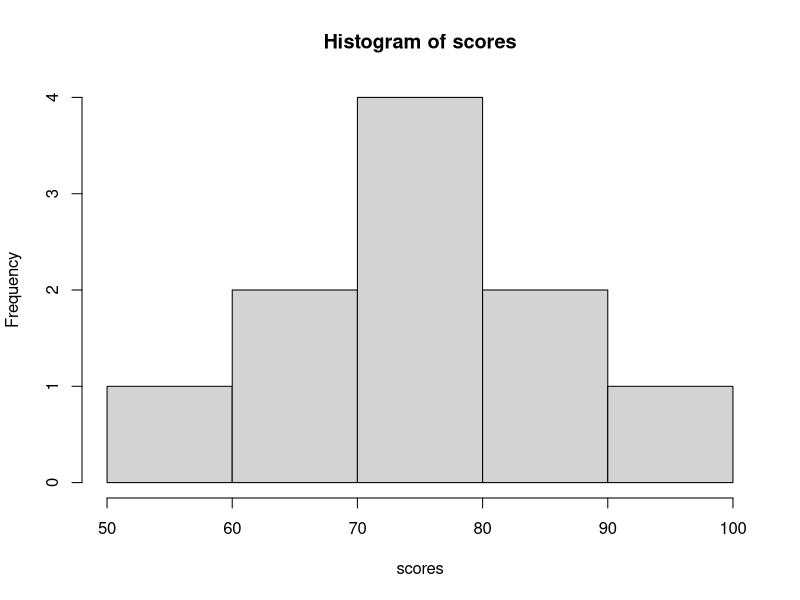

Generate this figure with R: (Note: this script raises an error after producing the figure.)
## ---- chunk 1
list.files()
## ---- chunk 2
1 + 1
## ---- chunk 3
10 - 4
5 * 3
20 / 4
2^3
## ---- chunk 4
x <- 10
## ---- chunk 5
x
## ---- chunk 6
x <- 10
y <- 5

x + y
## ---- chunk 7
ages <- c(21, 25, 19, 32, 28)
## ---- chunk 8
ages
## ---- chunk 9
mean(ages)
median(ages)
min(ages)
max(ages)
sd(ages)
## ---- chunk 10
mean(c(10, 20, 30))
## ---- chunk 11
round(3.14159, digits = 2)
## ---- chunk 12
# Calculate the average
mean(c(10, 20, 30))
## ---- chunk 13
students <- data.frame(
  name = c("Anna", "Ben", "Carlos"),
  age = c(22, 25, 21),
  score = c(78, 85, 91)
)

students
## ---- chunk 14
students$score
## ---- chunk 15
mean(students$score)
## ---- chunk 16
scores <- c(55, 62, 68, 71, 73, 75, 78, 82, 85, 91)

hist(scores)
## ---- chunk 17
x <- 5
y <- 10
z <- x + y

z
## ---- chunk 18
my_number + 10
## ---- chunk 19
score <- 10
Score <- 20

score
Score
## ---- chunk 20
# Store two values
height <- 180
weight <- 75

# Create a vector
values <- c(10, 15, 20, 25, 30)

# Calculate descriptive statistics
mean(values)
sd(values)
## ---- chunk 21
rm(list = ls())
## ---- chunk 22
# Install the packages first if they are not already installed:
# install.packages("tidyverse")
# install.packages("palmerpenguins")
# install.packages("ggthemes")

library(tidyverse)
library(palmerpenguins)
library(ggthemes)
## ---- chunk 23
df <- penguins
## ---- chunk 24
head(df)
## ---- chunk 25
summary(df)
## ---- chunk 26
glimpse(df)
## ---- chunk 27
filter(df, species == "Adelie")
## ---- chunk 28
df |>
  filter(species == "Adelie")
## ---- chunk 29
df |>
  filter(body_mass_g > 4200)
## ---- chunk 30
df |>
  filter(
    species == "Adelie",
    body_mass_g > 4000
  )
## ---- chunk 31
df |>
  filter(species == "Adelie" | species == "Gentoo")
## ---- chunk 32
heavy_penguins <- df |>
  filter(body_mass_g > 4200)

summary(heavy_penguins)
## ---- chunk 33
df |>
  arrange(body_mass_g)
## ---- chunk 34
df |>
  arrange(desc(body_mass_g))
## ---- chunk 35
df |>
  arrange(species, body_mass_g)
## ---- chunk 36
df |>
  distinct(species)
## ---- chunk 37
df |>
  distinct(species, island)
## ---- chunk 38
df |>
  count(species)
## ---- chunk 39
df |>
  count(species, sort = TRUE)
## ---- chunk 40
df |>
  count(species, island)
## ---- chunk 41
df |>
  mutate(mass_kg = body_mass_g / 1000)
## ---- chunk 42
df |>
  mutate(
    mass_kg = body_mass_g / 1000,
    flipper_length_m = flipper_length_mm / 1000
  )
## ---- chunk 43
df |>
  mutate(
    mass_kg = body_mass_g / 1000,
    flipper_length_m = flipper_length_mm / 1000,
    mass_length_ratio = mass_kg / flipper_length_m
  )
## ---- chunk 44
df |>
  mutate(
    mass_kg = body_mass_g / 1000,
    flipper_length_m = flipper_length_mm / 1000,
    .keep = "used"
  )
## ---- chunk 45
df |>
  select(species, island, body_mass_g)
## ---- chunk 46
df |>
  select(-year)
## ---- chunk 47
df |>
  select(starts_with("bill"))
## ---- chunk 48
df |>
  rename(location = island)
## ---- chunk 49
df |>
  relocate(species, body_mass_g)
## ---- chunk 50
df |>
  relocate(body_mass_g, .after = species)
## ---- chunk 51
df |>
  filter(species == "Adelie")
## ---- chunk 52
df |>
  filter(species == "Adelie") |>
  arrange(desc(body_mass_g)) |>
  select(species, island, body_mass_g)
## ---- chunk 53
df |>
  filter(species == "Adelie") |>
  group_by(island) |>
  summarize(
    mean_body_mass = mean(body_mass_g, na.rm = TRUE)
  )
## ---- chunk 54
# Step 1: Filter the data
penguins_adelie <- df |>
  filter(species == "Adelie")

# Step 2: Group by island
penguins_grouped <- penguins_adelie |>
  group_by(island)

# Step 3: Calculate the mean for each group
penguins_summary <- penguins_grouped |>
  summarize(
    mean_body_mass = mean(body_mass_g, na.rm = TRUE)
  )

# Inspect the result
penguins_summary
## ---- chunk 55
df |>
  group_by(species)
## ---- chunk 56
df |>
  group_by(species) |>
  summarize(
    mean_body_mass = mean(body_mass_g, na.rm = TRUE)
  )
## ---- chunk 57
mean(df$body_mass_g)
## ---- chunk 58
mean(df$body_mass_g, na.rm = TRUE)
## ---- chunk 59
df |>
  group_by(species) |>
  summarize(
    avg_flipper_length = mean(flipper_length_mm, na.rm = TRUE),
    avg_body_mass = mean(body_mass_g, na.rm = TRUE),
    n = n()
  )
## ---- chunk 60
df |>
  group_by(species, sex) |>
  summarize(
    avg_body_mass = mean(body_mass_g, na.rm = TRUE),
    n = n()
  )
## ---- chunk 61
df |>
  group_by(species) |>
  ungroup()
## ---- chunk 62
df |>
  filter(
    species == "Adelie",
    body_mass_g > 3500
  ) |>
  group_by(island) |>
  summarize(
    avg_body_mass = mean(body_mass_g, na.rm = TRUE),
    n = n()
  ) |>
  arrange(desc(avg_body_mass))
## ---- chunk 63
# Write your code here

## ---- chunk 64
# Write your code here

## ---- chunk 65
# Write your code here

## ---- chunk 66
# Write your code here

## ---- chunk 67
# Write your code here

## ---- chunk 68
# Write your code here

## ---- chunk 69
# Write your code here

## ---- chunk 70
# Write your code here

## ---- chunk 71
df |>
  filter(species == "Gentoo") |>
  group_by(island) |>
  summarize(
    mean_mass = mean(body_mass_g, na.rm = TRUE),
    n = n()
  ) |>
  arrange(desc(mean_mass))
## ---- chunk 72
rm(list = ls())
## ---- chunk 73
# If tidyverse is not already installed, run this once:
# install.packages("tidyverse")

library(tidyverse)
## ---- chunk 74
df <- read_csv("Data/L1_klusterdata.csv")
## ---- chunk 75
head(df)
## ---- chunk 76
summary(df)
## ---- chunk 77
glimpse(df)
## ---- chunk 78
dim(df)
## ---- chunk 79
names(df)
## ---- chunk 80
df |>
  rename(
    age = `Ålder (år)`,
    income = `Inkomst#kr`,
    group = Grupp,
    codex = KodX,
    measurement = `Mätning?`
  ) |>
  head()
## ---- chunk 81
df_clean <- df |>
  rename(
    age = `Ålder (år)`,
    income = `Inkomst#kr`,
    group = Grupp,
    codex = KodX,
    measurement = `Mätning?`
  )
## ---- chunk 82
names(df_clean)
## ---- chunk 83
df_clean |>
  select(age, income, group)
## ---- chunk 84
df_clean |>
  select(-codex, -measurement)
## ---- chunk 85
df_clean <- df_clean |>
  select(age, income, group)
## ---- chunk 86
summary(df_clean)
## ---- chunk 87
glimpse(df_clean)
## ---- chunk 88
df_clean |>
  mutate(group = as.factor(group)) |>
  pull(group) |>
  levels()
## ---- chunk 89
df_clean |>
  mutate(
    group = factor(
      group,
      levels = c("Ung", "Medel", "Äldre"),
      ordered = TRUE
    )
  ) |>
  pull(group) |>
  levels()
## ---- chunk 90
df_clean |>
  mutate(
    group = factor(
      group,
      levels = c("Ung", "Medel", "Äldre"),
      labels = c("Young", "Middle-aged", "Older"),
      ordered = TRUE
    )
  )
## ---- chunk 91
df_clean <- df_clean |>
  mutate(
    group = factor(
      group,
      levels = c("Ung", "Medel", "Äldre"),
      labels = c("Young", "Middle-aged", "Older"),
      ordered = TRUE
    )
  )
## ---- chunk 92
summary(df_clean)
## ---- chunk 93
levels(df_clean$group)
## ---- chunk 94
summary(df_clean)
## ---- chunk 95
df_clean |>
  filter(income >= 0) |>
  summary()
## ---- chunk 96
df_clean |>
  ggplot(aes(x = income)) +
  geom_histogram() +
  scale_x_continuous(
    labels = scales::label_number(big.mark = " ")
  ) +
  labs(
    title = "Distribution of income",
    x = "Income (SEK)",
    y = "Number of observations"
  ) +
  theme_minimal()
## ---- chunk 97
df_clean |>
  filter(income >= 0) |>
  filter(income <= 2500000) |>
  ggplot(aes(x = income)) +
  geom_histogram(binwidth = 50000) +
  scale_x_continuous(
    labels = scales::label_number(big.mark = " ")
  ) +
  labs(
    title = "Distribution of income after filtering",
    x = "Income (SEK)",
    y = "Number of observations"
  ) +
  theme_minimal()
## ---- chunk 98
df_clean <- df_clean |>
  filter(income >= 0) |>
  filter(income <= 2500000)
## ---- chunk 99
summary(df_clean)
## ---- chunk 100
df_clean |>
  mutate(
    age_category = cut(
      age,
      breaks = c(0, 50, Inf),
      labels = c("50 or younger", "Over 50")
    )
  )
## ---- chunk 101
df_clean |>
  mutate(
    age_over_50 = if_else(age > 50, 1, 0)
  )
## ---- chunk 102
df_clean <- df_clean |>
  mutate(
    age_category = cut(
      age,
      breaks = c(0, 50, Inf),
      labels = c("50 or younger", "Over 50")
    ),
    age_over_50 = if_else(age > 50, 1, 0)
  )
## ---- chunk 103
summary(df_clean)
## ---- chunk 104
colSums(is.na(df_clean))
## ---- chunk 105
sum(is.na(df_clean))
## ---- chunk 106
sum(!complete.cases(df_clean))
## ---- chunk 107
df_clean |>
  filter(if_any(everything(), is.na))
## ---- chunk 108
df_clean |>
  drop_na() |>
  summary()
## ---- chunk 109
df_clean <- df_clean |>
  drop_na()
## ---- chunk 110
summary(df_clean)
## ---- chunk 111
glimpse(df_clean)
## ---- chunk 112
dim(df_clean)
## ---- chunk 113
df_clean |>
  ggplot(aes(x = income)) +
  geom_histogram(binwidth = 50000) +
  scale_x_continuous(
    labels = scales::label_number(big.mark = " ")
  ) +
  labs(
    title = "Distribution of income",
    x = "Income (SEK)",
    y = "Number of observations"
  ) +
  theme_minimal()
## ---- chunk 114
df_clean |>
  ggplot(aes(x = age)) +
  geom_histogram() +
  labs(
    title = "Distribution of age",
    x = "Age (years)",
    y = "Number of observations"
  ) +
  theme_minimal()
## ---- chunk 115
levels(df_clean$group)
## ---- chunk 116
df_clean |>
  select(group, age_category) |>
  map(levels)
## ---- chunk 117
table(df_clean$group)
## ---- chunk 118
df_clean |>
  select(group, age_category, age_over_50) |>
  map(table)
## ---- chunk 119
df_clean |>
  count(group)
## ---- chunk 120
write_csv(
  df_clean,
  "Data/df_clean.csv"
)
## ---- chunk 121
rm(list = ls())
## ---- chunk 122
# Install the packages first if needed:
# install.packages("tidyverse")
# install.packages("palmerpenguins")
# install.packages("ggthemes")

library(tidyverse)
library(palmerpenguins)
library(ggthemes)
## ---- chunk 123
df <- penguins
## ---- chunk 124
summary(df)
## ---- chunk 125
glimpse(df)
## ---- chunk 126
ggplot(data = df)
## ---- chunk 127
ggplot(
  data = df,
  mapping = aes(
    x = flipper_length_mm,
    y = body_mass_g
  )
)
## ---- chunk 128
ggplot(
  data = df,
  mapping = aes(
    x = flipper_length_mm,
    y = body_mass_g
  )
) +
  geom_point()
## ---- chunk 129
ggplot(
  data = df,
  mapping = aes(
    x = flipper_length_mm,
    y = body_mass_g,
    color = species
  )
) +
  geom_point()
## ---- chunk 130
ggplot(
  data = df,
  mapping = aes(
    x = flipper_length_mm,
    y = body_mass_g,
    color = species,
    shape = species
  )
) +
  geom_point()
## ---- chunk 131
ggplot(
  data = df,
  mapping = aes(
    x = flipper_length_mm,
    y = body_mass_g,
    color = species,
    shape = species
  )
) +
  geom_point() +
  scale_color_colorblind()
## ---- chunk 132
ggplot(
  data = df,
  mapping = aes(
    x = flipper_length_mm,
    y = body_mass_g,
    color = species,
    shape = species
  )
) +
  geom_point() +
  geom_smooth(method = "lm", se = FALSE) +
  scale_color_colorblind()
## ---- chunk 133
ggplot(
  data = df,
  mapping = aes(
    x = flipper_length_mm,
    y = body_mass_g
  )
) +
  geom_point(
    mapping = aes(
      color = species,
      shape = species
    )
  ) +
  geom_smooth(
    method = "lm",
    se = FALSE
  ) +
  scale_color_colorblind()
## ---- chunk 134
ggplot(
  data = df,
  mapping = aes(
    x = flipper_length_mm,
    y = body_mass_g
  )
) +
  geom_point(
    mapping = aes(
      color = species,
      shape = species
    )
  ) +
  geom_smooth(
    method = "lm",
    se = FALSE
  ) +
  scale_color_colorblind() +
  labs(
    title = "Body mass and flipper length",
    subtitle = "Adelie, Chinstrap, and Gentoo penguins",
    x = "Flipper length (mm)",
    y = "Body mass (g)",
    color = "Species",
    shape = "Species"
  )
## ---- chunk 135
ggplot(
  data = df,
  mapping = aes(
    x = flipper_length_mm,
    y = body_mass_g
  )
) +
  geom_point(
    mapping = aes(
      color = species,
      shape = species
    )
  ) +
  geom_smooth(
    method = "lm",
    se = FALSE
  ) +
  scale_color_colorblind() +
  labs(
    title = "Body mass and flipper length",
    subtitle = "Adelie, Chinstrap, and Gentoo penguins",
    x = "Flipper length (mm)",
    y = "Body mass (g)",
    color = "Species",
    shape = "Species"
  ) +
  theme_minimal()
## ---- chunk 136
ggplot(
  data = df,
  aes(
    x = flipper_length_mm,
    y = body_mass_g
  )
) +
  geom_point()
## ---- chunk 137
ggplot(
  data = df,
  aes(x = body_mass_g)
) +
  geom_histogram()
## ---- chunk 138
ggplot(
  data = df,
  aes(x = body_mass_g)
) +
  geom_histogram(binwidth = 250)
## ---- chunk 139
ggplot(
  data = df,
  aes(x = species)
) +
  geom_bar()
## ---- chunk 140
ggplot(
  data = df,
  aes(
    x = species,
    y = body_mass_g
  )
) +
  geom_boxplot()
## ---- chunk 141
ggplot(
  df,
  aes(
    x = flipper_length_mm,
    y = body_mass_g,
    color = species
  )
) +
  geom_point()
## ---- chunk 142
ggplot(
  df,
  aes(
    x = flipper_length_mm,
    y = body_mass_g
  )
) +
  geom_point(
    alpha = 0.5,
    size = 2
  )
## ---- chunk 143
df |>
  filter(
    !is.na(flipper_length_mm),
    !is.na(body_mass_g)
  ) |>
  ggplot(
    aes(
      x = flipper_length_mm,
      y = body_mass_g
    )
  ) +
  geom_point()
## ---- chunk 144
df |>
  filter(
    !is.na(flipper_length_mm),
    !is.na(body_mass_g)
  ) |>
  ggplot(
    aes(
      x = body_mass_g,
      y = flipper_length_mm
    )
  ) +
  geom_point(alpha = 0.5) +
  geom_smooth(se = FALSE)
## ---- chunk 145
df |>
  filter(species == "Adelie") |>
  ggplot(
    aes(
      x = body_mass_g,
      y = flipper_length_mm
    )
  ) +
  geom_point() +
  geom_smooth(se = FALSE)
## ---- chunk 146
# Write your code here

## ---- chunk 147
# Write your code here

## ---- chunk 148
# Write your code here

## ---- chunk 149
# Write your code here

## ---- chunk 150
# Write your code here

## ---- chunk 151
# Write your code here

## ---- chunk 152
# Write your code here

## ---- chunk 153
# Write your code here

## ---- chunk 154
df |>
  filter(!is.na(body_mass_g)) |>
  ggplot(
    aes(
      x = flipper_length_mm,
      y = body_mass_g
    )
  ) +
  geom_point(
    aes(
      color = species,
      shape = species
    )
  ) +
  geom_smooth(
    method = "lm",
    se = FALSE
  ) +
  scale_color_colorblind() +
  labs(
    title = "Body mass and flipper length",
    x = "Flipper length (mm)",
    y = "Body mass (g)",
    color = "Species",
    shape = "Species"
  ) +
  theme_minimal()
